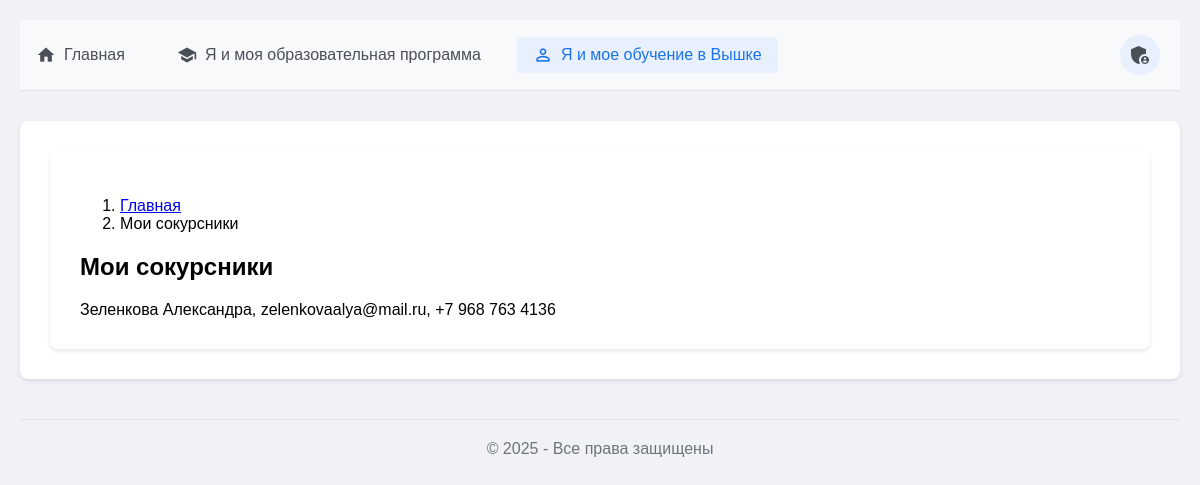
Page /app2/my-classmates/ on the committed database.
### project01/app2/models.py (models this page shows, shortened)
class Page(models.Model):
    title = models.CharField("Заголовок", max_length=200)
    slug = models.SlugField("URL", unique=True)
    content = models.TextField("Содержание")
    excerpt = models.TextField("Краткое описание", blank=True)
    category = models.ForeignKey(Category, on_delete=models.SET_NULL, null=True, blank=True, verbose_name="Категория")
    created = models.DateTimeField("Дата создания", auto_now_add=True)
    modified = models.DateTimeField("Дата изменения", auto_now=True)
    is_published = models.BooleanField("Опубликовано", default=True)
    order = models.IntegerField("Порядок", default=0)
    meta_keywords = models.CharField("Meta Keywords", max_length=255, blank=True)
    meta_description = models.CharField("Meta Description", max_length=255, blank=True)
    featured_image = models.ImageField("Изображение", upload_to='pages/', blank=True, null=True)
    class Meta:
        verbose_name = "Страница"
        verbose_name_plural = "Страницы"
        ordering = ['order', 'title']

### project01/app2/views.py (the view)
# urls.py: path('<slug:slug>/', views.page_detail, name='page_detail'),
def page_detail(request, slug):
    page = get_object_or_404(Page, slug=slug, is_published=True)
    related_pages = []
    if page.category:
        related_pages = Page.objects.filter(
            category=page.category,
            is_published=True
        ).exclude(id=page.id).order_by('?')[:3]
    categories = Category.objects.all()
    return render(request, 'app2/page_detail.html', {
        'page': page,
        'related_pages': related_pages,
        'categories': categories
    })

### app2/templates/app2/page_detail.html (shortened to what this page needs)
{% extends "app2/base.html" %}
{% block content %}
<div class="container mt-4">
    <nav aria-label="breadcrumb" class="mb-4">
        <ol class="breadcrumb">
            <li class="breadcrumb-item"><a href="{% url 'page_list' %}">Главная</a></li>
            <li class="breadcrumb-item active" aria-current="page">{{ page.title }}</li>
        </ol>
    </nav>
    <div class="row">
        <div class="col-lg-8">
            <article class="card shadow-sm mb-4">
                <div class="card-body">
                    <h1 class="card-title">{{ page.title }}</h1>
                    <div class="page-content">
                        {{ page.content|safe }}
                    </div>
                </div>
            </article>
        </div>
    </div>
</div>
{% endblock %}

### templates/base.html (style rules this page uses)
body { font-family: Arial, sans-serif; margin: 0; padding: 20px; background-color: #f0f2f5; }
.container { max-width: 1200px; margin: 0 auto; background-color: white; padding: 30px; border-radius: 8px; box-shadow: 0 2px 4px rgba(0, 0, 0, 0.1); }

### rows in the picture
Page: title "Мои сокурсники", content "Зеленкова Александра, zelenkovaalya@mail.ru, +7 968 763 4136"
